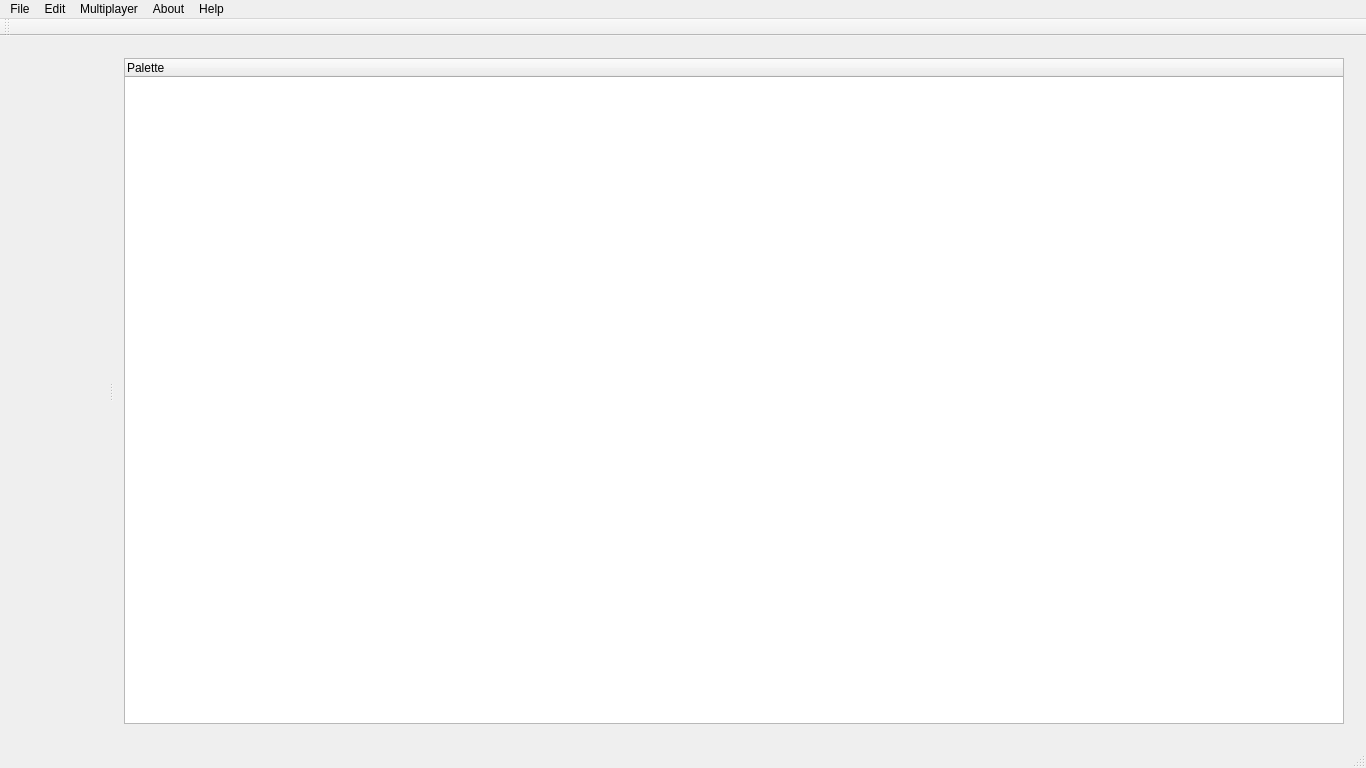
<?xml version="1.0" encoding="UTF-8"?>
<ui version="4.0">
 <class>MainWindow</class>
 <widget class="QMainWindow" name="MainWindow">
  <property name="geometry">
   <rect>
    <x>0</x>
    <y>0</y>
    <width>1366</width>
    <height>768</height>
   </rect>
  </property>
  <property name="sizePolicy">
   <sizepolicy hsizetype="Preferred" vsizetype="Preferred">
    <horstretch>0</horstretch>
    <verstretch>0</verstretch>
   </sizepolicy>
  </property>
  <property name="windowTitle">
   <string>The Photo Editor</string>
  </property>
  <widget class="QWidget" name="centralWidget">
   <layout class="QHBoxLayout" name="horizontalLayout">
    <item>
     <widget class="QSplitter" name="splitter">
      <property name="orientation">
       <enum>Qt::Horizontal</enum>
      </property>
      <widget class="QWidget" name="gridLayoutWidget">
       <layout class="QGridLayout" name="workspaceView"/>
      </widget>
      <widget class="QWidget" name="verticalLayoutWidget">
       <layout class="QVBoxLayout" name="paletteView">
        <item>
         <widget class="QTreeWidget" name="palette">
          <property name="sizePolicy">
           <sizepolicy hsizetype="Expanding" vsizetype="Expanding">
            <horstretch>0</horstretch>
            <verstretch>0</verstretch>
           </sizepolicy>
          </property>
          <property name="minimumSize">
           <size>
            <width>100</width>
            <height>0</height>
           </size>
          </property>
          <property name="maximumSize">
           <size>
            <width>16777215</width>
            <height>16777215</height>
           </size>
          </property>
          <column>
           <property name="text">
            <string notr="true">Palette</string>
           </property>
           <property name="icon">
            <iconset resource="Resources.qrc">
             <normaloff>:/icons/resources/palette-solid.svg</normaloff>:/icons/resources/palette-solid.svg</iconset>
           </property>
          </column>
         </widget>
        </item>
       </layout>
      </widget>
     </widget>
    </item>
   </layout>
  </widget>
  <widget class="QMenuBar" name="menuBar">
   <property name="geometry">
    <rect>
     <x>0</x>
     <y>0</y>
     <width>1366</width>
     <height>25</height>
    </rect>
   </property>
   <widget class="QMenu" name="menuFile">
    <property name="title">
     <string>File</string>
    </property>
    <widget class="QMenu" name="menuSave_As">
     <property name="title">
      <string>Save As</string>
     </property>
    </widget>
    <addaction name="actionNew"/>
    <addaction name="actionOpen"/>
    <addaction name="actionSave"/>
    <addaction name="menuSave_As"/>
    <addaction name="separator"/>
    <addaction name="actionPrint"/>
    <addaction name="actionExit"/>
   </widget>
   <widget class="QMenu" name="menuEdit">
    <property name="title">
     <string>Edit</string>
    </property>
    <widget class="QMenu" name="menuHistory">
     <property name="title">
      <string>History</string>
     </property>
     <addaction name="actionCommit_Image"/>
     <addaction name="separator"/>
    </widget>
    <addaction name="actionUndo"/>
    <addaction name="menuHistory"/>
   </widget>
   <widget class="QMenu" name="menuAbout">
    <property name="title">
     <string>About</string>
    </property>
    <addaction name="actionAbout_Us"/>
   </widget>
   <widget class="QMenu" name="menuHelp">
    <property name="title">
     <string>Help</string>
    </property>
    <addaction name="actionFAQs"/>
   </widget>
   <widget class="QMenu" name="menuMultiplayer">
    <property name="title">
     <string>Multiplayer</string>
    </property>
    <addaction name="actionCreate_Room"/>
    <addaction name="actionJoin_Room"/>
   </widget>
   <addaction name="menuFile"/>
   <addaction name="menuEdit"/>
   <addaction name="menuMultiplayer"/>
   <addaction name="menuAbout"/>
   <addaction name="menuHelp"/>
  </widget>
  <widget class="QStatusBar" name="statusBar"/>
  <widget class="QToolBar" name="toolBar">
   <property name="windowTitle">
    <string>toolBar</string>
   </property>
   <attribute name="toolBarArea">
    <enum>TopToolBarArea</enum>
   </attribute>
   <attribute name="toolBarBreak">
    <bool>false</bool>
   </attribute>
  </widget>
  <action name="actionNew">
   <property name="icon">
    <iconset resource="Resources.qrc">
     <normaloff>:/icons/resources/plus-square-regular.svg</normaloff>:/icons/resources/plus-square-regular.svg</iconset>
   </property>
   <property name="text">
    <string>New</string>
   </property>
  </action>
  <action name="actionOpen">
   <property name="icon">
    <iconset resource="Resources.qrc">
     <normaloff>:/icons/resources/folder-open-regular.svg</normaloff>:/icons/resources/folder-open-regular.svg</iconset>
   </property>
   <property name="text">
    <string>Open</string>
   </property>
  </action>
  <action name="actionSave">
   <property name="icon">
    <iconset resource="Resources.qrc">
     <normaloff>:/icons/resources/save-regular.svg</normaloff>:/icons/resources/save-regular.svg</iconset>
   </property>
   <property name="text">
    <string>Save</string>
   </property>
  </action>
  <action name="actionHistory">
   <property name="icon">
    <iconset resource="Resources.qrc">
     <normaloff>:/icons/resources/list-ul-solid.svg</normaloff>:/icons/resources/list-ul-solid.svg</iconset>
   </property>
   <property name="text">
    <string>History</string>
   </property>
  </action>
  <action name="actionUndo">
   <property name="icon">
    <iconset resource="Resources.qrc">
     <normaloff>:/icons/resources/history-solid.svg</normaloff>:/icons/resources/history-solid.svg</iconset>
   </property>
   <property name="text">
    <string>Undo</string>
   </property>
  </action>
  <action name="actionAbout_Us">
   <property name="icon">
    <iconset resource="Resources.qrc">
     <normaloff>:/icons/resources/users-solid.svg</normaloff>:/icons/resources/users-solid.svg</iconset>
   </property>
   <property name="text">
    <string>About Us</string>
   </property>
  </action>
  <action name="actionFAQs">
   <property name="icon">
    <iconset resource="Resources.qrc">
     <normaloff>:/icons/resources/question-circle-regular.svg</normaloff>:/icons/resources/question-circle-regular.svg</iconset>
   </property>
   <property name="text">
    <string>FAQs</string>
   </property>
  </action>
  <action name="actionCreate_Room">
   <property name="icon">
    <iconset resource="Resources.qrc">
     <normaloff>:/icons/resources/server-solid.svg</normaloff>:/icons/resources/server-solid.svg</iconset>
   </property>
   <property name="text">
    <string>Create Room</string>
   </property>
  </action>
  <action name="actionJoin_Room">
   <property name="icon">
    <iconset resource="Resources.qrc">
     <normaloff>:/icons/resources/network-wired-solid.svg</normaloff>:/icons/resources/network-wired-solid.svg</iconset>
   </property>
   <property name="text">
    <string>Join Room</string>
   </property>
  </action>
  <action name="actionPrint">
   <property name="icon">
    <iconset resource="Resources.qrc">
     <normaloff>:/icons/resources/print-solid.svg</normaloff>:/icons/resources/print-solid.svg</iconset>
   </property>
   <property name="text">
    <string>Print</string>
   </property>
  </action>
  <action name="actionExit">
   <property name="text">
    <string>Exit</string>
   </property>
  </action>
  <action name="actionCommit_Image">
   <property name="icon">
    <iconset resource="Resources.qrc">
     <normaloff>:/icons/resources/commit.svg</normaloff>:/icons/resources/commit.svg</iconset>
   </property>
   <property name="text">
    <string>Commit Image</string>
   </property>
  </action>
 </widget>
 <layoutdefault spacing="6" margin="11"/>
 <resources>
  <include location="Resources.qrc"/>
 </resources>
 <connections/>
</ui>
